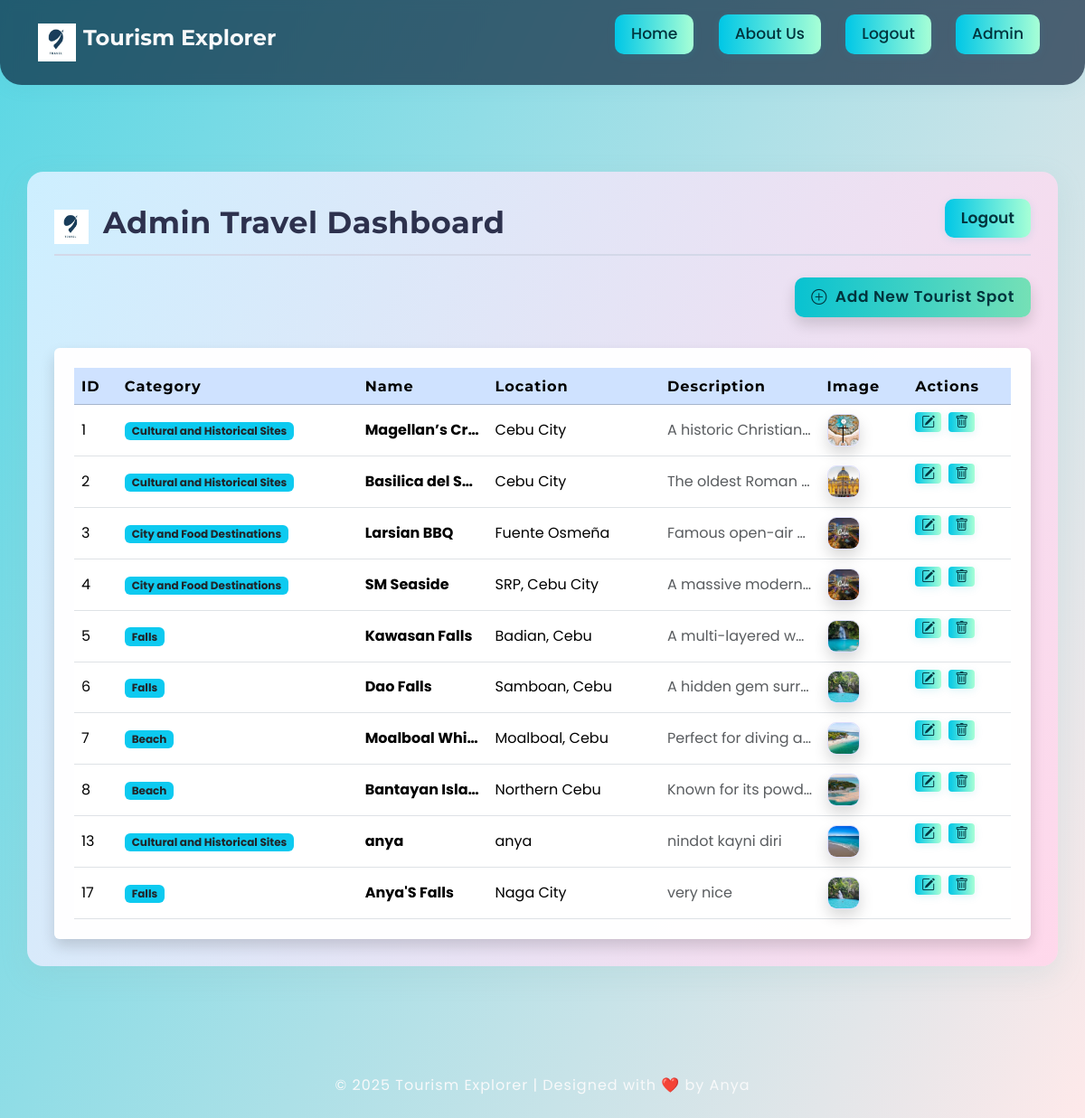
The page /admin (signed in) on the database its author committed.
### tables this page shows
CREATE TABLE spots (
            id INTEGER PRIMARY KEY AUTOINCREMENT,
            category TEXT,
            name TEXT,
            location TEXT,
            description TEXT,
            image TEXT
        );

### app.py (the view)
@app.route('/admin')
def admin_dashboard():
    if 'user' not in session or session['user'] != 'admin':
        return redirect(url_for('login'))
    conn = get_db_connection()
    spots = conn.execute('SELECT * FROM spots').fetchall()
    conn.close()
    return render_template('admin_dashboard.html', spots=spots)

### app.py (called while the page is built)
def get_db_connection():
    conn = sqlite3.connect(DB_NAME)
    conn.row_factory = sqlite3.Row
    return conn

### templates/admin_dashboard.html (shortened to what this page needs)
{% extends "base.html" %}
{% block content %}
<div class="container my-5 admin-dashboard-travel">
    <div class="d-flex justify-content-between align-items-center mb-4 dashboard-header">
        <div class="d-flex align-items-center gap-3">
            <img src="{{ url_for('static', filename='logo.jpg') }}" alt="Logo" style="width:38px;height:38px;">
            <h2 class="dashboard-title">Admin Travel Dashboard</h2>
        </div>
        <a href="{{ url_for('logout') }}" class="btn btn-danger logout-btn">Logout</a>
    </div>
    <div class="d-flex justify-content-end mb-3">
        <a href="{{ url_for('add_spot') }}" class="btn btn-success add-spot-btn shadow">
            <i class="bi bi-plus-circle me-1"></i> Add New Tourist Spot
        </a>
    </div>
    {% if spots %}
    <div class="table-responsive shadow rounded travel-table-container">
        <table class="table table-hover align-middle travel-table mb-0">
            <thead class="table-primary">
                <tr>
                    <th>ID</th>
                    <th>Category</th>
                    <th>Name</th>
                    <th>Location</th>
                    <th>Description</th>
                    <th>Image</th>
                    <th>Actions</th>
                </tr>
            </thead>
            <tbody>
                {% for spot in spots %}
                <tr>
                    <td>{{ spot.id }}</td>
                    <td><span class="badge bg-info text-dark">{{ spot.category }}</span></td>
                    <td class="fw-bold text-truncate" style="max-width:110px;">{{ spot.name }}</td>
                    <td>{{ spot.location }}</td>
                    <td class="text-muted text-truncate" style="max-width:135px;">{{ spot.description }}</td>
                    <td>
                        <img src="{{ url_for('static', filename=spot.image) }}" alt="{{ spot.name }}"
                             class="spot-img shadow" style="border:1px solid #dedefc;max-width:36px;max-height:36px;">
                    </td>
                    <td>
                        <a href="{{ url_for('edit_spot', id=spot.id) }}"
                           class="btn btn-outline-primary btn-xs me-1"
                           style="padding:2px 7px;font-size:.93em;line-height:1.2;border-radius:4px;">
                            <i class="bi bi-pencil-square"></i>
                        </a>
                        <a href="{{ url_for('delete_spot', id=spot.id) }}"
                           class="btn btn-outline-danger btn-xs"
                           style="padding:2px 7px;font-size:.93em;line-height:1.2;border-radius:4px;"
                           onclick="return confirm('Are you sure you want to delete this spot?')">
                            <i class="bi bi-trash"></i>
                        </a>
                    </td>
                </tr>
                {% endfor %}
            </tbody>
        </table>
    </div>
    {% else %}
    <div class="no-spots-empty-card my-4 p-4 text-center rounded shadow">
        <h4 class="mb-2 text-secondary"><i class="bi bi-camera2"></i> No Spots Yet</h4>
        <p class="lead">Your travel dashboard is waiting to be filled — click "Add New Tourist Spot" to begin!</p>
    </div>
    {% endif %}
</div>
{% endblock %}

### static/style.css (style rules this page uses)
body, body.gradient-bg { min-height: 100vh; margin: 0; background: linear-gradient(115deg, #5ad7e4 0%, #fee9ea 100%); font-family: 'Poppins', 'Montserrat', 'Segoe UI', sans-serif; transition: background 0.9s cubic-bezier(.6,.5,.6,1); color: #222; background-attachment: fixed; }
.btn, .category-card .btn, .btn-outline-primary, .btn-secondary { display: inline-block; font-size: 1.07em; padding: 9px 18px; border-radius: 10px; font-weight: 600; background: linear-gradient(90deg,#00c7e6 0%,#a7ffd6 100%); color: #00343d !important; box-shadow: 0 2px 10px #00a9c320; text-decoration: none; margin-bottom:18px; border: none; transition: background .22s, color .15s, transform .18s; }
.admin-dashboard-travel { background: linear-gradient(110deg, #cdefff 0%, #ffd8eb 100%); min-height: 90vh; animation: fadeIn 0.8s; border-radius: 18px; box-shadow: 0 10px 30px rgba(138,190,191,0.18); padding: 30px; }
.dashboard-header { border-bottom: 2px solid #d3d8e8; margin-bottom: 2.5em; }
.dashboard-title { font-family: 'Montserrat', sans-serif; font-weight: 700; font-size: 2.1rem; color: #2d314d; letter-spacing: .5px; }
.add-spot-btn { font-weight: 600; font-size: 1.07rem; letter-spacing: .04em; background: linear-gradient(90deg, #08c2d1 0%, #75e0b6 100%); border: none; transition: background 0.25s, box-shadow 0.2s, transform 0.13s; }
.logout-btn { transition: box-shadow 0.2s, transform 0.13s; }
.travel-table-container { background: rgba(255,255,255,0.97); border-radius: 14px; padding: 22px; }
.travel-table th, .travel-table td { vertical-align: middle; }
.travel-table th { font-family: 'Montserrat', sans-serif; letter-spacing: .06em; font-weight: 700; font-size: 1.01rem; }
.spot-img { width: 68px; height: 68px; object-fit: cover; border-radius: 10px; }

### rows shown on the page
spots: id "1", category "Cultural and Historical Sites", name "Magellan’s Cr…", location "Cebu City", description "A historic Christian…", image (picture)
spots: id "2", category "Cultural and Historical Sites", name "Basilica del S…", location "Cebu City", description "The oldest Roman…", image (picture)
spots: id "3", category "City and Food Destinations", name "Larsian BBQ", location "Fuente Osmeña", description "Famous open-air…", image (picture)
spots: id "4", category "City and Food Destinations", name "SM Seaside", location "SRP, Cebu City", description "A massive modern…", image (picture)
spots: id "5", category "Falls", name "Kawasan Falls", location "Badian, Cebu", description "A multi-layered w…", image (picture)
spots: id "6", category "Falls", name "Dao Falls", location "Samboan, Cebu", description "A hidden gem surr…", image (picture)
spots: id "7", category "Beach", name "Moalboal Whi…", location "Moalboal, Cebu", description "Perfect for diving a…", image (picture)
spots: id "8", category "Beach", name "Bantayan Isla…", location "Northern Cebu", description "Known for its powd…", image (picture)
spots: id "13", category "Cultural and Historical Sites", name "anya", location "anya", description "nindot kayni diri", image+name (picture)
spots: id "17", category "Falls", name "Anya'S Falls", location "Naga City", description "very nice", image (picture)
